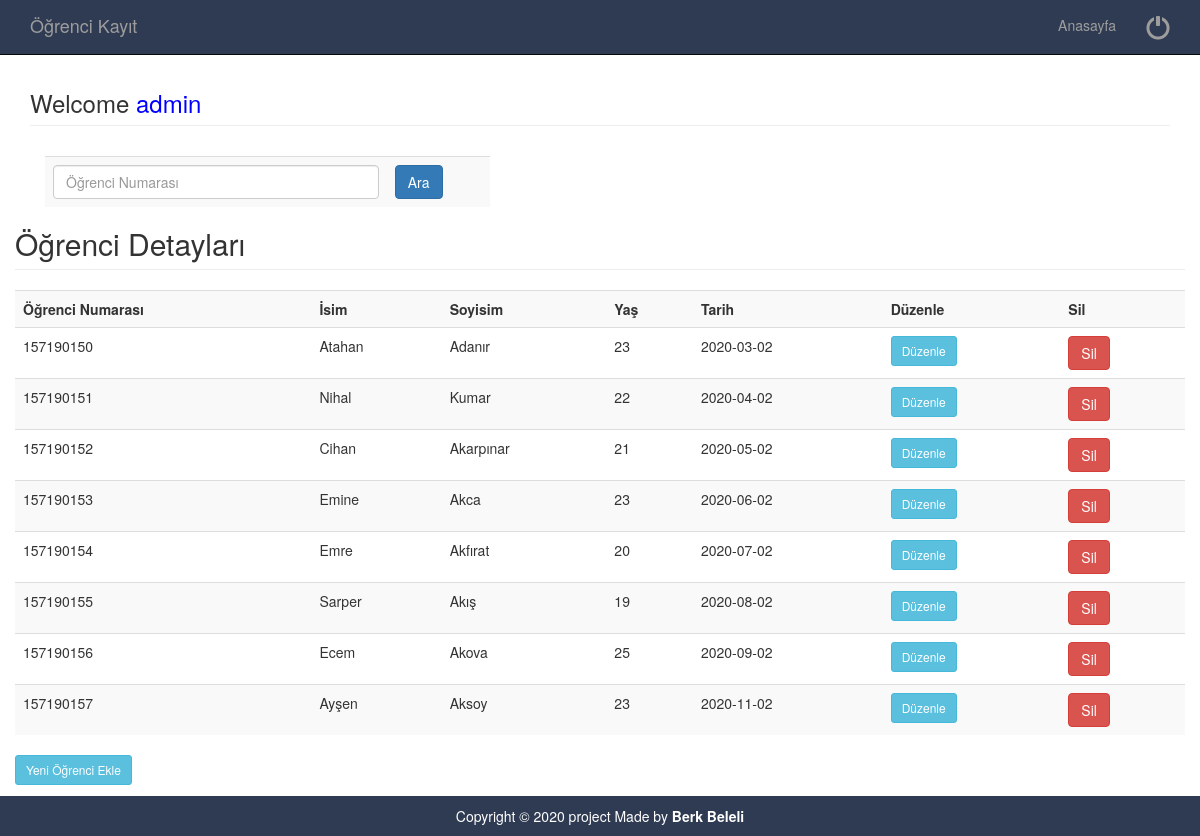
Page /StudentDet.php (signed in) on the committed database.
### tables this page shows
CREATE TABLE `studenttable` (
  `StudentNo` bigint(20) NOT NULL,
  `Name` varchar(30) NOT NULL,
  `SurName` varchar(30) NOT NULL,
  `Age` int(10) NOT NULL,
  `Date` date NOT NULL,
  `Courses` varchar(30)  	
);

### StudentDet.php (the view, shortened to what this page needs)
<?php
$userid = $_SESSION[ "uAdmin" ];
?>
<?php include('LoginHead.php'); ?>
<div class="container">
	<div class="row">
		<div class="col-md-12">
			<h3 class="page-header">Welcome <a href="AdminEnter"><?php echo "<span style='color:blue'>".$userid."</span>";?></a> </h3>
			<div class="col-md-5">
			<fieldset>
				<form name="adminlogin" action="" method="POST">
					<div class="control-group form-group">
						<div class="controls">
						<table class='table table-striped' >
						<tr>
						<td>
							<input type="text" class="form-control" name="ogrenci_id" placeholder="Öğrenci Numarası">
							</td>
							<td>
							<button type="submit" name="search" class="btn btn-primary">Ara</button>
							</td>
							</tr>
							</table>
						</div>
					</div>
			</fieldset>
		</div>
</div>
			<?php
			include( "database.php" );
			if(isset($_POST['search']))
			{
				$id=$_POST['ogrenci_id'];
				$sql = "select * from studenttable where StudentNo='$id'";
				$tmpresult = mysqli_query( $connect, $sql );
				if(mysqli_num_rows($tmpresult)==0)
				{
						$sql = "select * from  studenttable";
				}
            }
            else
            {
            			$sql = "select * from  studenttable";
            }
			$result = mysqli_query( $connect, $sql );
			echo "<h2 class='page-header'>Öğrenci Detayları</h2>";
			echo "<table class='table table-striped' >
            <tr>
            <th>Öğrenci Numarası</th>
            <th>İsim</th>
            <th>Soyisim</th>
            <th>Yaş</th>
            <th>Tarih</th>
            <th>Düzenle</th>
            <th>Sil</th>
            </tr>";
			while ( $row = mysqli_fetch_array( $result ) ) {
				?>
			<tr>
				<td>
					<?PHP echo $row['StudentNo'];?>
				</td>
				<td>
					<?PHP echo $row['Name'];?>
				</td>
				<td>
					<?PHP echo $row['SurName'];?>
				</td>
				<td>
					<?PHP echo $row['Age'];?>
				</td>
				<td>
					<?PHP echo $row['Date'];?>
				</td>
				<td><a href="StudUpd.php?StudentNo=<?php echo $row['StudentNo']; ?>"><input type="button" Value="Düzenle" class="btn btn-info btn-sm"></a>
				</td>
				<td><a href="StudentDet.php?deleteid=<?php echo $row['StudentNo']; ?>"><input type="submit" Value="Sil" name="delete" class="btn btn-danger"></a>
				</td>
			</tr>
			<?php } ?>
			</table>
			<a href="NewStud.php"><button type="button" value="AddNewStudent" class="btn btn-info btn-sm">Yeni Öğrenci Ekle</button></a>
		</div>
	</div>
	<?php include('foot.php'); ?>

### css/modern-business.css (style rules this page uses)
html, body { height: 100%; }
body { padding-top: 50px; }

### rows in the picture
studenttable: StudentNo "157190150", Name "Atahan", SurName "Adanır", Age "23", Date "2020-03-02"
studenttable: StudentNo "157190151", Name "Nihal", SurName "Kumar", Age "22", Date "2020-04-02"
studenttable: StudentNo "157190152", Name "Cihan", SurName "Akarpınar", Age "21", Date "2020-05-02"
studenttable: StudentNo "157190153", Name "Emine", SurName "Akca", Age "23", Date "2020-06-02"
studenttable: StudentNo "157190154", Name "Emre", SurName "Akfırat", Age "20", Date "2020-07-02"
studenttable: StudentNo "157190155", Name "Sarper", SurName "Akış", Age "19", Date "2020-08-02"
studenttable: StudentNo "157190156", Name "Ecem", SurName "Akova", Age "25", Date "2020-09-02"
studenttable: StudentNo "157190157", Name "Ayşen", SurName "Aksoy", Age "23", Date "2020-11-02"

### other values in the picture
$userid "admin"
